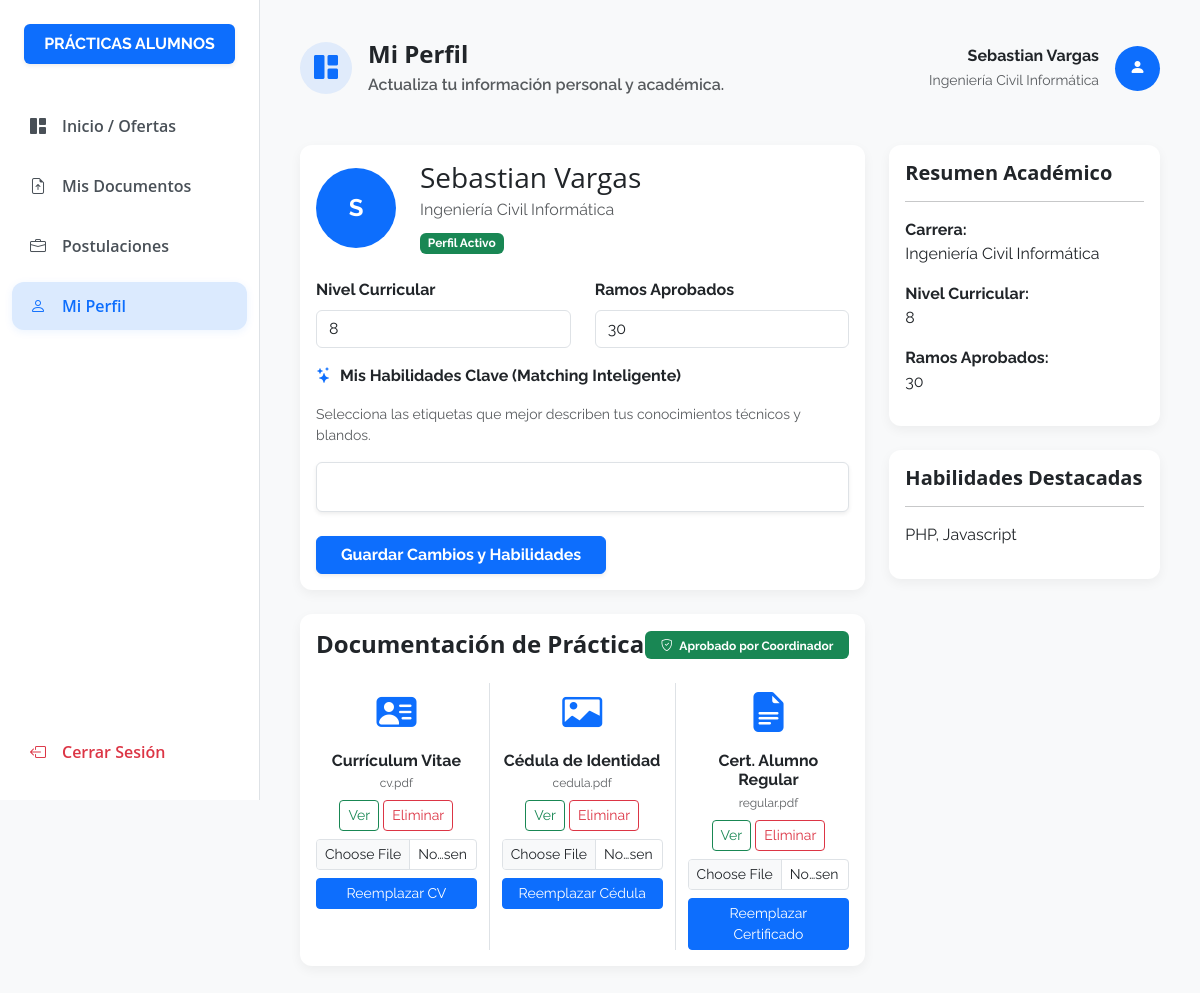
The page /Inicio/estudiante/inicio.php?pagina=perfil (signed in) on the database its author committed.
### tables this page shows
CREATE TABLE `estudiante` (
  `id_usuario` int(11) NOT NULL,
  `id_carrera` int(11) NOT NULL,
  `nombre` varchar(100) NOT NULL,
  `apellido` varchar(100) NOT NULL,
  `nivel_curricular` int(11) NOT NULL COMMENT 'Semestre o nivel de avance',
  `habilidades` text DEFAULT NULL COMMENT 'Habilidades declaradas para matching',
  `ramos_aprobados` int(11) NOT NULL COMMENT 'Ramos aprobados, validación BR-04',
  `cv_estudiante` varchar(255) DEFAULT NULL,
  `archivo_cedula` varchar(255) DEFAULT NULL,
  `archivo_alumno_regular` varchar(255) DEFAULT NULL,
  `documentos_aprobados` tinyint(1) DEFAULT 0,
  `motivo_rechazo` varchar(255) DEFAULT NULL,
  PRIMARY KEY (`id_usuario`),
  KEY `id_carrera` (`id_carrera`),
  CONSTRAINT `estudiante_ibfk_1` FOREIGN KEY (`id_usuario`) REFERENCES `usuario` (`id_usuario`),
  CONSTRAINT `estudiante_ibfk_2` FOREIGN KEY (`id_carrera`) REFERENCES `carrera` (`id_carrera`)
);

CREATE TABLE `carrera` (
  `id_carrera` int(11) NOT NULL AUTO_INCREMENT,
  `id_institucion` int(11) NOT NULL,
  `nombre_carrera` varchar(255) NOT NULL,
  `codigo` varchar(20) NOT NULL,
  PRIMARY KEY (`id_carrera`),
  UNIQUE KEY `codigo` (`codigo`),
  KEY `id_institucion` (`id_institucion`),
  CONSTRAINT `carrera_ibfk_1` FOREIGN KEY (`id_institucion`) REFERENCES `institucion` (`id_institucion`)
);

### Inicio/estudiante/inicio.php (called while the page is built, shortened)
<?php
require_once 'config_estudiante/auth.php';
$paginas_validas = ['dashboard', 'documentos', 'postulaciones', 'perfil', 'detalle_oferta', 'detalle_bitacora'];
$pagina_actual   = isset($_GET['pagina']) && in_array($_GET['pagina'], $paginas_validas, true)
                   ? $_GET['pagina']
                   : 'dashboard';
require_once 'config_estudiante/header.php';
require_once "paginas/{$pagina_actual}.php";
require_once 'config_estudiante/footer.php';
?>

### Inicio/estudiante/config_estudiante/auth.php (called while the page is built, shortened)
<?php
require_once __DIR__ . '/../../../conexion.php';
$id_estudiante = $_SESSION['id_usuario'];
$sqlEstudiante = "
    SELECT e.*, c.nombre_carrera
    FROM estudiante e
    INNER JOIN carrera c
    ON e.id_carrera = c.id_carrera
    WHERE e.id_usuario = $id_estudiante
";
$resEstudiante = mysqli_query($conexion, $sqlEstudiante);
$estudiante = mysqli_fetch_assoc($resEstudiante);
?>

### Inicio/estudiante/paginas/perfil.php (the view, shortened to what this page needs)
<?php
$idUsuario = $id_estudiante;
$resultado = mysqli_query($conexion, "
    SELECT e.*, c.nombre_carrera
    FROM estudiante e
    INNER JOIN carrera c
    ON e.id_carrera = c.id_carrera
    WHERE e.id_usuario = $idUsuario
");
$estudiante = mysqli_fetch_assoc($resultado);
?>
<div class="row">
    <div class="col-lg-8">
        <div class="card card-custom mb-4">
            <div class="card-body">
                <div class="d-flex align-items-center mb-4">
                    <div class="avatar" style="width: 50px; height: 50px; border-radius: 50%; background: #0d6efd; color: white; display: flex; align-items: center; justify-content: center; font-weight: bold; font-size: 24px;">
                        <?php echo strtoupper(substr($estudiante['nombre'], 0, 1)); ?>
                    </div>
                    <div class="ms-4">
                        <h3 class="mb-1"><?php echo htmlspecialchars($estudiante['nombre'] . ' ' . $estudiante['apellido']); ?></h3>
                        <p class="text-muted mb-2"><?php echo htmlspecialchars($estudiante['nombre_carrera']); ?></p>
                        <span class="badge bg-success">Perfil Activo</span>
                    </div>
                </div>
                <div class="row">
                    <div class="col-md-6 mb-3">
                        <label class="fw-bold mb-2">Nivel Curricular</label>
                        <input type="text" class="form-control" value="<?php echo htmlspecialchars($estudiante['nivel_curricular']); ?>" readonly>
                    </div>
                    <div class="col-md-6 mb-3">
                        <label class="fw-bold mb-2">Ramos Aprobados</label>
                        <input type="text" class="form-control" value="<?php echo htmlspecialchars($estudiante['ramos_aprobados']); ?>" readonly>
                    </div>
                </div>
                <form method="POST">
                    <div class="mb-4">
                        <label class="fw-bold mb-3"><i class="bi bi-stars text-primary me-2"></i>Mis Habilidades Clave (Matching Inteligente)</label>
                        <p class="text-muted small">Selecciona las etiquetas que mejor describen tus conocimientos técnicos y blandos.</p>
                        <div class="d-flex flex-wrap gap-2 p-3 border rounded bg-white shadow-sm mb-3" id="contenedor-habilidades" style="min-height: 50px;">
                        </div>
                    </div>
                    <button type="submit" name="guardar" class="btn btn-primary px-4 fw-bold shadow-sm">Guardar Cambios y Habilidades</button>
                </form>
            </div>
        </div>
        <div class="card card-custom mt-4">
            <div class="card-body">
                <div class="d-flex justify-content-between align-items-center mb-4">
                    <h4 class="fw-bold mb-0">Documentación de Práctica</h4>
                    <?php if ($estudiante['documentos_aprobados'] == 1): ?>
                        <span class="badge bg-success px-3 py-2"><i class="bi bi-shield-check me-1"></i> Aprobado por Coordinador</span>
                    <?php else: ?>
                        <span class="badge bg-warning text-dark px-3 py-2"><i class="bi bi-clock-history me-1"></i> Pendiente de Validación</span>
                    <?php endif; ?>
                </div>
                <div class="row g-4">
                    <div class="col-md-4 text-center border-end">
                        <div class="text-primary mb-2" style="font-size:40px;"><i class="bi bi-person-vcard-fill"></i></div>
                        <h6 class="fw-bold mb-1">Currículum Vitae</h6>
                        <p class="text-muted small mb-2 text-truncate px-2" style="max-width: 100%; font-size: 0.75rem;">
                            <?php echo !empty($estudiante['cv_estudiante']) ? htmlspecialchars($estudiante['cv_estudiante']) : 'No cargado'; ?>
                        </p>
                        <form method="POST" enctype="multipart/form-data">
                            <?php if (!empty($estudiante['cv_estudiante'])) { ?>
                                <div class="mb-2">
                                    <a href="../archivos/cv/<?php echo htmlspecialchars($estudiante['cv_estudiante']); ?>" target="_blank" class="btn btn-sm btn-outline-success">Ver</a>
                                    <button type="submit" name="eliminar_cv" class="btn btn-sm btn-outline-danger">Eliminar</button>
                                </div>
                            <?php } ?>
                            <input type="file" name="cv" class="form-control form-control-sm mb-2" accept=".pdf">
                            <button type="submit" name="reemplazar_cv" class="btn btn-primary btn-sm w-100">
                                <?php echo !empty($estudiante['cv_estudiante']) ? 'Reemplazar CV' : 'Subir CV'; ?>
                            </button>
                        </form>
                    </div>
                    <div class="col-md-4 text-center border-end">
                        <div class="text-primary mb-2" style="font-size:40px;"><i class="bi bi-card-image"></i></div>
                        <h6 class="fw-bold mb-1">Cédula de Identidad</h6>
                        <p class="text-muted small mb-2 text-truncate px-2" style="max-width: 100%; font-size: 0.75rem;">
                            <?php echo !empty($estudiante['archivo_cedula']) ? htmlspecialchars($estudiante['archivo_cedula']) : 'No cargada'; ?>
                        </p>
                        <form method="POST" enctype="multipart/form-data">
                            <?php if (!empty($estudiante['archivo_cedula'])) { ?>
                                <div class="mb-2">
                                    <a href="../archivos/cedula/<?php echo htmlspecialchars($estudiante['archivo_cedula']); ?>" target="_blank" class="btn btn-sm btn-outline-success">Ver</a>
                                    <button type="submit" name="eliminar_cedula" class="btn btn-sm btn-outline-danger">Eliminar</button>
                                </div>
                            <?php } ?>
                            <input type="file" name="cedula" class="form-control form-control-sm mb-2" accept=".pdf">
                            <button type="submit" name="reemplazar_cedula" class="btn btn-primary btn-sm w-100">
                                <?php echo !empty($estudiante['archivo_cedula']) ? 'Reemplazar Cédula' : 'Subir Cédula'; ?>
                            </button>
                        </form>
                    </div>
                    <div class="col-md-4 text-center">
                        <div class="text-primary mb-2" style="font-size:40px;"><i class="bi bi-file-earmark-text-fill"></i></div>
                        <h6 class="fw-bold mb-1">Cert. Alumno Regular</h6>
                        <p class="text-muted small mb-2 text-truncate px-2" style="max-width: 100%; font-size: 0.75rem;">
                            <?php echo !empty($estudiante['archivo_alumno_regular']) ? htmlspecialchars($estudiante['archivo_alumno_regular']) : 'No cargado'; ?>
                        </p>
                        <form method="POST" enctype="multipart/form-data">
                            <?php if (!empty($estudiante['archivo_alumno_regular'])) { ?>
                                <div class="mb-2">
                                    <a href="../archivos/alumno_regular/<?php echo htmlspecialchars($estudiante['archivo_alumno_regular']); ?>" target="_blank" class="btn btn-sm btn-outline-success">Ver</a>
                                    <button type="submit" name="eliminar_alumno_regular" class="btn btn-sm btn-outline-danger">Eliminar</button>
                                </div>
                            <?php } ?>
                            <input type="file" name="alumno_regular" class="form-control form-control-sm mb-2" accept=".pdf">
                            <button type="submit" name="reemplazar_alumno_regular" class="btn btn-primary btn-sm w-100">
                                <?php echo !empty($estudiante['archivo_alumno_regular']) ? 'Reemplazar Certificado' : 'Subir Certificado'; ?>
                            </button>
                        </form>
                    </div>
                </div>
            </div>
        </div>
    </div>
    <div class="col-lg-4">
        <div class="card card-custom mb-4">
            <div class="card-body">
                <h5 class="fw-bold">Resumen Académico</h5>
                <hr>
                <p><strong>Carrera:</strong><br><?php echo htmlspecialchars($estudiante['nombre_carrera']); ?></p>
                <p><strong>Nivel Curricular:</strong><br><?php echo htmlspecialchars($estudiante['nivel_curricular']); ?></p>
                <p><strong>Ramos Aprobados:</strong><br><?php echo htmlspecialchars($estudiante['ramos_aprobados']); ?></p>
            </div>
        </div>
        <div class="card card-custom">
            <div class="card-body">
                <h5 class="fw-bold">Habilidades Destacadas</h5>
                <hr>
                <p><?php echo htmlspecialchars($estudiante['habilidades']); ?></p>
            </div>
        </div>
    </div>
</div>

### Inicio/estudiante/config_estudiante/header.php (shortened to what this page needs)
<?php
$pagina_actual = isset($pagina_actual) ? $pagina_actual : 'dashboard';
?>
<!DOCTYPE html>
<html lang="es">
<head>
    <link href="https://cdn.jsdelivr.net/npm/bootstrap@5.3.0/dist/css/bootstrap.min.css" rel="stylesheet">
    <link rel="stylesheet" href="https://cdn.jsdelivr.net/npm/bootstrap-icons@1.11.1/font/bootstrap-icons.css">
    <link rel="stylesheet" href="../../assets/css/base.css">
</head>
<body>
    <div class="sidebar d-flex flex-column">
        <div class="p-4 mb-2">
            <div class="bg-primary text-white p-2 rounded text-center fw-bold shadow-sm">
                PRÁCTICAS ALUMNOS
            </div>
        </div>
        <nav class="nav flex-column flex-grow-1">
            <a class="nav-link fw-semibold <?= ($pagina_actual == 'dashboard' || $pagina_actual == 'detalle_oferta') ? 'active' : ''; ?>"
                href="inicio.php?pagina=dashboard">
                <i class="bi bi-grid-1x2-fill me-2"></i>Inicio / Ofertas
            </a>
            <a class="nav-link fw-semibold <?= ($pagina_actual == 'documentos') ? 'active' : ''; ?>"
                href="inicio.php?pagina=documentos">
                <i class="bi bi-file-earmark-arrow-up me-2"></i> Mis Documentos
            </a>
            <a class="nav-link fw-semibold <?= ($pagina_actual == 'postulaciones') ? 'active' : ''; ?>"
                href="inicio.php?pagina=postulaciones">
                <i class="bi bi-briefcase me-2"></i> Postulaciones
            </a>
            <a class="nav-link fw-semibold <?= ($pagina_actual == 'perfil') ? 'active' : ''; ?>"
                href="inicio.php?pagina=perfil">
                <i class="bi bi-person me-2"></i> Mi Perfil
            </a>
            <a class="nav-link fw-semibold text-danger mt-auto mb-4" href="logout.php">
                <i class="bi bi-box-arrow-left me-2"></i> Cerrar Sesión
            </a>
        </nav>
    </div>
    <main class="main-content">
        <header class="d-flex justify-content-between align-items-center mb-5">
            <div class="d-flex align-items-center gap-3">
    <div class="bg-primary bg-opacity-10 rounded-circle d-flex align-items-center justify-content-center"
         style="width:52px;height:52px;">
        <i class="bi bi-grid-1x2-fill text-primary fs-4"></i>
    </div>
    <div>
        <?php if ($pagina_actual === 'dashboard'): ?>
            <h4 class="fw-bold mb-1">Inicio</h4>
            <p class="text-muted fw-semibold mb-0">Hola <?= htmlspecialchars($estudiante['nombre']); ?>, estas son tus ofertas disponibles.</p>
        <?php elseif ($pagina_actual === 'documentos'): ?>
            <h4 class="fw-bold mb-1">Mis Documentos</h4>
            <p class="text-muted fw-semibold mb-0">Administra los documentos requeridos para tu práctica.</p>
        <?php elseif ($pagina_actual === 'postulaciones'): ?>
            <h4 class="fw-bold mb-1">Mis Postulaciones</h4>
            <p class="text-muted fw-semibold mb-0">Revisa el estado de tus postulaciones.</p>
        <?php elseif ($pagina_actual === 'perfil'): ?>
            <h4 class="fw-bold mb-1">Mi Perfil</h4>
            <p class="text-muted fw-semibold mb-0">Actualiza tu información personal y académica.</p>
        <?php endif; ?>
    </div>
</div>
            <div class="d-flex align-items-center">
                <div class="text-end me-3 d-none d-md-block">
                    <p class="mb-0 fw-bold">
                        <?= htmlspecialchars(($estudiante['nombre'] ?? '') . ' ' . ($estudiante['apellido'] ?? '')); ?>
                    </p>
                    <small class="text-muted"><?= htmlspecialchars($estudiante['nombre_carrera'] ?? ''); ?></small>
                </div>
                <div class="bg-primary text-white rounded-circle d-flex align-items-center justify-content-center"
                    style="width: 45px; height: 45px;">
                    <i class="bi bi-person-fill"></i>
                </div>
            </div>
        </header>

### assets/css/base.css (style rules this page uses)
h1, h2, h3, h4, h5, a, button { font-family: "Open sans", sans-serif; }
p, span, input, body { font-family: "Raleway", sans-serif; }
:root { --sidebar-width: 260px; --primary-blue: #0d6efd; --bg-gray: #f8f9fa; }
body { background-color: var(--bg-gray); }
.sidebar { width: var(--sidebar-width); height: 100vh; position: fixed; background: white; border-right: 1px solid #dee2e6; z-index: 1000; }
.main-content { margin-left: var(--sidebar-width); padding: 40px; }
.nav-link { color:#495057; padding:12px 18px; margin:6px 12px; border-radius:12px; display:flex; align-items:center; gap:8px; font-weight:600; transition:all .2s ease; }
.nav-link.active { background:#dbeafe; color:#0d6efd; font-weight:700; box-shadow:0 2px 8px rgba(13,110,253,.08); }
.nav-link.active i { color:#0d6efd; }
.card-custom { border: none; border-radius: 12px; box-shadow: 0 4px 12px rgba(0, 0, 0, 0.05); }
.avatar { width:80px; height:80px; min-width:80px; min-height:80px; background:#0d6efd; color:white; border-radius:50%; font-size:30px; font-weight:bold; display:flex; align-items:center; justify-content:center; }

### rows shown on the page
estudiante: nombre+apellido "Sebastian Vargas", id_carrera.nombre_carrera "Ingeniería Civil Informática", nombre "S", nivel_curricular "8", ramos_aprobados "30", cv_estudiante "cv.pdf", archivo_cedula "cedula.pdf", archivo_alumno_regular "regular.pdf", habilidades "PHP, Javascript"
